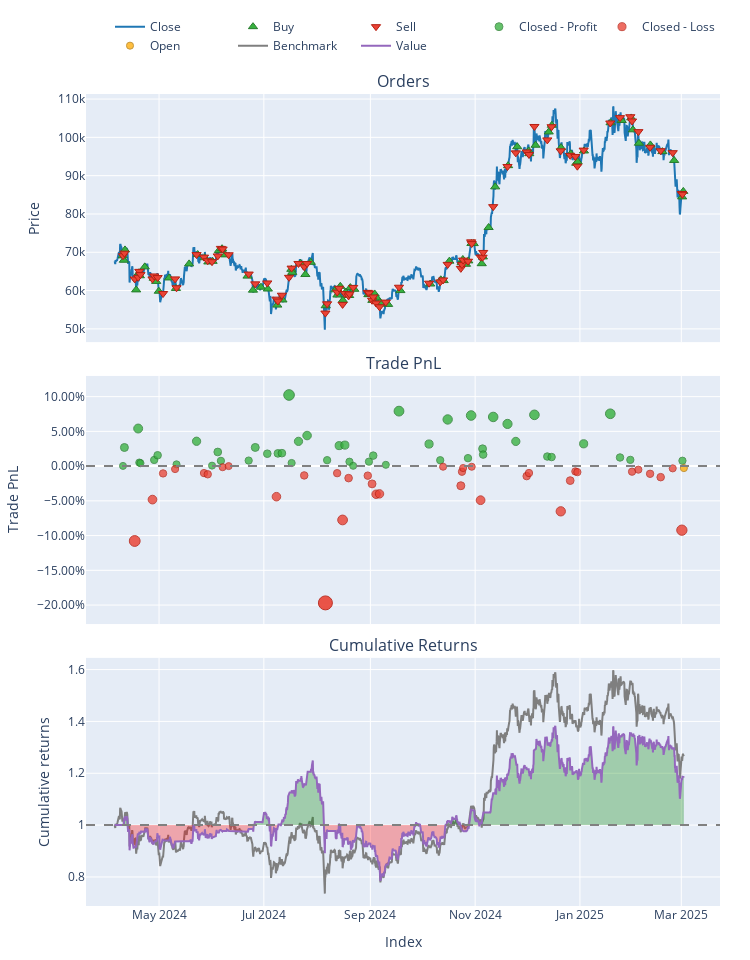

The cell this chart's notebook holds for it:
### Markdown cell above
## Part 3: Backtesting & Performance Evaluation

**Objective:**  
Evaluate how well the trained model performs on unseen data, simulating real trades.

**Tasks:**
- Use walk-forward or expanding splits to mimic “live” conditions  
- Convert model predictions to signals ([-1, 0, +1] or buy/sell/hold)  
- Run a simple backtest script or VectorBT for performance metrics  
- Calculate returns, Sharpe ratio, drawdowns, confusion matrix, etc.  
- Visualize results (equity curve, trades, etc.) to judge strategy viability

### Code cell
import sys
import os
import warnings
from pathlib import Path

# ---------------------------------------------------------------------------
# 1) SET PROJECT ROOT AND UPDATE PATH/WORKING DIRECTORY
# ---------------------------------------------------------------------------
project_root = Path.cwd().parent.parent
sys.path.append(str(project_root))
os.chdir(str(project_root))
warnings.filterwarnings("ignore")

import numpy as np
import pandas as pd
import MetaTrader5 as mt5
import vectorbt as vbt
import tensorflow as tf
from tensorflow.keras.models import load_model
from sklearn.preprocessing import StandardScaler
from sklearn.metrics import mean_squared_error
from tensorflow.keras.optimizers import Adam  # Import Adam optimizer

# Our modules
from data.data_loader import get_data_mt5
from features.feature_engineering import add_all_ta_features
from features.labeling_schemes import calculate_future_returns

###########################################################
# 1) DATA LOADING & FEATURE ENGINEERING
###########################################################
if not mt5.initialize():
    print("Failed to initialize MT5")
else:
    # Fetch 2000 most recent bars for backtesting
    data = get_data_mt5(symbol="BTCUSD", timeframe=mt5.TIMEFRAME_H4, n_bars=2000, start_pos=0)
    mt5.shutdown()

df = add_all_ta_features(data)
df = calculate_future_returns(df).dropna(subset=["future_returns"])
df = df.sort_index()  # Ensure chronological order

# Feature Matrix (X) and Target (y)
X = df.drop(columns=["future_returns"])
y = df["future_returns"]

print(f"Full Dataset Size: {len(X)} bars")

###########################################################
# 2) LOAD BEST LSTM MODEL & PREPARE BACKTESTING
###########################################################
# Load the best trained model (from your training dataset)
best_model = load_model("models/saved_models/best_lstm_fixed.h5")
# Compile if needed (Keras 2.x+ may require re-compilation for further .predict usage)
best_model.compile(optimizer=Adam(learning_rate=0.001), loss="mean_squared_error")

# Hyperparameters
threshold = 0.0005  # Min predicted return for a trade
fees = 0.0002       # 0.02% transaction cost per trade
lookback = 10       # Same lookback window used in training

# Standardize the dataset
scaler = StandardScaler()
X_scaled = scaler.fit_transform(X)

###########################################################
# 3) CREATE SEQUENCES FOR THE FULL DATASET
###########################################################
def create_sequences(X, y, lookback):
    X_seq, y_seq = [], []
    for i in range(lookback, len(X)):
        X_seq.append(X[i-lookback:i])
        y_seq.append(y[i])
    return np.array(X_seq), np.array(y_seq)

X_seq, y_seq = create_sequences(X_scaled, y.values, lookback)

print(f"Total Sequences Created: {len(X_seq)}")

###########################################################
# 4) MAKE PREDICTIONS (NO RETRAINING)
###########################################################
print("\nPredicting on out-of-sample data (No folds, no retraining)...")
preds = best_model.predict(X_seq)
mse = mean_squared_error(y_seq, preds)

###########################################################
# 5) CONVERT PREDICTIONS TO TRADING SIGNALS
###########################################################
signals = np.where(preds > threshold, 1, np.where(preds < -threshold, -1, 0)).flatten()

# Align signals with dataset index
df_test = df.iloc[lookback:].copy()
close_prices = df_test["close"]

# Pad signals if needed
if len(signals) < len(close_prices):
    signals = np.append(signals, [0] * (len(close_prices) - len(signals)))

signals_s = pd.Series(signals, index=close_prices.index)

###########################################################
# 6) RUN FULL BACKTEST USING VECTORBT
###########################################################
print("\nRunning Full Backtest on the Last 2000 Bars...")

pf = vbt.Portfolio.from_signals(
    close_prices,
    entries=signals_s > 0,
    exits=signals_s < 0,
    init_cash=10000,
    freq='4H',
    fees=fees
)

total_return = pf.total_return()
sharpe_ratio = pf.sharpe_ratio()

# Print final results
print(f"\nFull Backtest Results:")
print(f"MSE={mse:.2e}, Return={total_return:.2f}%, Sharpe={sharpe_ratio:.2f}")
print(pf.stats())

# Plot the backtest results
fig = pf.plot()
fig.show()

### Figure 1 — Plotly figure (JSON) as saved in the notebook; plotly's stock layout.template omitted (floating-point values rounded to 4 significant figures; data arrays with more than 128 entries replaced by an {"elided": "..."} marker saying what was removed)
{"data": [{"legendgroup": "0", "line": {"color": "#1f77b4"}, "name": "Close", "showlegend": true, "type": "scatter", "uid": "edd5fdbf-d96c-413f-af7c-45c71549683b", "x": {"elided": "1989 str values"}, "xaxis": "x", "y": {"elided": "1989 float values"}, "yaxis": "y"}, {"customdata": {"elided": "85x3 float values"}, "hovertemplate": "Order Id: %{customdata[0]}<br>Timestamp: %{x}<br>Price: %{y}<br>Size: %{customdata[1]:.6f}<br>Fees: %{customdata[2]:.6f}", "legendgroup": "1", "marker": {"color": "#37B13F", "line": {"color": "rgb(38,123,44)", "width": 1}, "size": 8, "symbol": "triangle-up"}, "mode": "markers", "name": "Buy", "type": "scatter", "uid": "b8a7559a-5bb9-4008-b3f4-2cb8043e202e", "x": ["2024-04-09T20:00:00", "2024-04-10T12:00:00", "2024-04-11T04:00:00", "2024-04-17T16:00:00", "2024-04-19T08:00:00", "2024-04-19T20:00:00", "2024-04-22T16:00:00", "2024-04-27T20:00:00", "2024-04-29T08:00:00", "2024-04-30T20:00:00", "2024-05-06T20:00:00", "2024-05-10T20:00:00", "2024-05-18T12:00:00", "2024-05-23T12:00:00", "2024-05-27T12:00:00", "2024-05-29T16:00:00", "2024-06-01T04:00:00", "2024-06-04T20:00:00", "2024-06-06T16:00:00", "2024-06-08T12:00:00", "2024-06-21T12:00:00", "2024-06-24T16:00:00", "2024-06-29T08:00:00", "2024-07-03T08:00:00", "2024-07-08T20:00:00", "2024-07-10T16:00:00", "2024-07-11T20:00:00", "2024-07-17T00:00:00", "2024-07-17T12:00:00", "2024-07-22T08:00:00", "2024-07-25T04:00:00", "2024-07-28T08:00:00", "2024-08-06T00:00:00", "2024-08-11T16:00:00", "2024-08-12T20:00:00", "2024-08-14T12:00:00", "2024-08-16T00:00:00", "2024-08-17T16:00:00", "2024-08-19T16:00:00", "2024-08-20T08:00:00", "2024-08-22T16:00:00", "2024-08-30T20:00:00", "2024-08-31T16:00:00", "2024-09-02T04:00:00", "2024-09-03T12:00:00", "2024-09-04T20:00:00", "2024-09-06T12:00:00", "2024-09-11T08:00:00", "2024-09-18T12:00:00", "2024-10-05T20:00:00", "2024-10-12T00:00:00", "2024-10-13T16:00:00", "2024-10-17T00:00:00", "2024-10-24T04:00:00", "2024-10-24T20:00:00", "2024-10-26T16:00:00", "2024-10-28T00:00:00", "2024-10-29T20:00:00", "2024-10-31T04:00:00", "2024-11-04T20:00:00", "2024-11-05T12:00:00", "2024-11-08T20:00:00", "2024-11-12T16:00:00", "2024-11-20T04:00:00", "2024-11-25T12:00:00", "2024-12-02T04:00:00", "2024-12-02T12:00:00", "2024-12-06T04:00:00", "2024-12-13T20:00:00", "2024-12-15T16:00:00", "2024-12-21T00:00:00", "2024-12-26T16:00:00", "2024-12-29T20:00:00", "2024-12-30T16:00:00", "2025-01-03T08:00:00", "2025-01-18T20:00:00", "2025-01-25T08:00:00", "2025-01-30T20:00:00", "2025-01-31T20:00:00", "2025-02-04T08:00:00", "2025-02-11T00:00:00", "2025-02-18T00:00:00", "2025-02-24T20:00:00", "2025-03-01T12:00:00", "2025-03-02T04:00:00"], "xaxis": "x", "y": [69050.0, 67920.0, 70620.0, 60180.0, 64660.0, 63870.0, 66190.0, 63230.0, 62390.0, 59840.0, 63290.0, 60560.0, 66970.0, 69400.0, 68570.0, 67470.0, 67640.0, 70450.0, 70930.0, 69320.0, 63780.0, 60110.0, 60880.0, 60400.0, 56220.0, 57690.0, 57540.0, 65540.0, 64740.0, 67090.0, 64210.0, 67370.0, 56040.0, 60200.0, 58840.0, 61110.0, 57470.0, 59620.0, 58710.0, 60780.0, 60340.0, 58940.0, 58960.0, 57440.0, 59120.0, 58060.0, 56860.0, 56390.0, 60000.0, 61720.0, 62810.0, 62610.0, 67690.0, 67310.0, 68120.0, 66870.0, 67750.0, 72300.0, 72260.0, 67020.0, 68790.0, 76470.0, 87070.0, 92620.0, 97550.0, 96470.0, 95730.0, 97950.0, 101400.0, 103200.0, 97310.0, 95700.0, 93240.0, 93620.0, 96450.0, 103800.0, 104400.0, 105100.0, 102000.0, 98470.0, 98030.0, 96270.0, 93970.0, 84460.0, 85890.0], "yaxis": "y"}, {"customdata": {"elided": "84x3 float values"}, "hovertemplate": "Order Id: %{customdata[0]}<br>Timestamp: %{x}<br>Price: %{y}<br>Size: %{customdata[1]:.6f}<br>Fees: %{customdata[2]:.6f}", "legendgroup": "2", "marker": {"color": "#EA4335", "line": {"color": "rgb(181,31,18)", "width": 1}, "size": 8, "symbol": "triangle-down"}, "mode": "markers", "name": "Sell", "type": "scatter", "uid": "5ae3dc0d-baaa-403b-b589-45a2c4891551", "x": ["2024-04-10T00:00:00", "2024-04-10T20:00:00", "2024-04-16T20:00:00", "2024-04-18T20:00:00", "2024-04-19T12:00:00", "2024-04-20T04:00:00", "2024-04-27T04:00:00", "2024-04-28T04:00:00", "2024-04-30T04:00:00", "2024-05-03T08:00:00", "2024-05-10T08:00:00", "2024-05-11T04:00:00", "2024-05-22T20:00:00", "2024-05-27T04:00:00", "2024-05-29T08:00:00", "2024-05-31T20:00:00", "2024-06-04T04:00:00", "2024-06-06T00:00:00", "2024-06-07T00:00:00", "2024-06-10T12:00:00", "2024-06-22T04:00:00", "2024-06-26T00:00:00", "2024-07-03T00:00:00", "2024-07-08T08:00:00", "2024-07-09T04:00:00", "2024-07-11T12:00:00", "2024-07-15T16:00:00", "2024-07-17T04:00:00", "2024-07-21T04:00:00", "2024-07-24T12:00:00", "2024-07-26T04:00:00", "2024-08-05T20:00:00", "2024-08-06T20:00:00", "2024-08-12T16:00:00", "2024-08-13T20:00:00", "2024-08-15T20:00:00", "2024-08-17T04:00:00", "2024-08-19T08:00:00", "2024-08-19T20:00:00", "2024-08-22T00:00:00", "2024-08-30T12:00:00", "2024-08-31T04:00:00", "2024-09-02T00:00:00", "2024-09-02T16:00:00", "2024-09-04T08:00:00", "2024-09-06T08:00:00", "2024-09-10T00:00:00", "2024-09-17T16:00:00", "2024-10-05T04:00:00", "2024-10-11T16:00:00", "2024-10-13T08:00:00", "2024-10-16T00:00:00", "2024-10-23T16:00:00", "2024-10-24T08:00:00", "2024-10-25T00:00:00", "2024-10-27T20:00:00", "2024-10-29T16:00:00", "2024-10-30T00:00:00", "2024-11-04T04:00:00", "2024-11-05T08:00:00", "2024-11-05T16:00:00", "2024-11-11T12:00:00", "2024-11-19T20:00:00", "2024-11-24T16:00:00", "2024-12-01T00:00:00", "2024-12-02T08:00:00", "2024-12-05T12:00:00", "2024-12-13T00:00:00", "2024-12-15T12:00:00", "2024-12-20T20:00:00", "2024-12-26T08:00:00", "2024-12-29T08:00:00", "2024-12-30T12:00:00", "2025-01-03T04:00:00", "2025-01-18T16:00:00", "2025-01-24T08:00:00", "2025-01-30T08:00:00", "2025-01-31T08:00:00", "2025-02-04T00:00:00", "2025-02-10T20:00:00", "2025-02-17T00:00:00", "2025-02-24T00:00:00", "2025-03-01T08:00:00", "2025-03-01T16:00:00"], "xaxis": "x", "y": [69100.0, 69770.0, 63030.0, 63460.0, 65020.0, 64170.0, 63030.0, 63820.0, 63390.0, 59230.0, 63050.0, 60740.0, 69390.0, 68740.0, 67790.0, 67550.0, 69040.0, 71020.0, 70850.0, 69350.0, 64310.0, 61750.0, 61990.0, 57770.0, 57270.0, 58790.0, 63460.0, 65860.0, 67080.0, 66210.0, 67060.0, 54130.0, 56540.0, 59610.0, 60600.0, 56400.0, 59230.0, 58620.0, 59110.0, 60830.0, 59530.0, 59340.0, 57470.0, 58340.0, 56750.0, 55770.0, 56990.0, 60880.0, 61930.0, 62260.0, 62780.0, 66840.0, 65800.0, 66790.0, 67960.0, 67660.0, 72720.0, 72260.0, 68750.0, 68720.0, 69960.0, 81910.0, 92400.0, 95950.0, 96180.0, 95540.0, 102800.0, 99340.0, 102800.0, 96480.0, 95310.0, 95010.0, 92470.0, 96670.0, 103800.0, 105100.0, 105400.0, 104300.0, 101500.0, 97420.0, 96510.0, 96000.0, 85340.0, 85140.0], "yaxis": "y"}, {"customdata": {"elided": "48x4 float values"}, "hovertemplate": "Exit Trade Id: %{customdata[0]}<br>Position Id: %{customdata[1]}<br>Exit Timestamp: %{x}<br>PnL: %{customdata[2]:.6f}<br>Return: %{customdata[3]:.2%}", "legendgroup": "3", "marker": {"color": "#37B13F", "line": {"color": "rgb(38,123,44)", "width": 1}, "opacity": [0.7502, 0.7704, 0.7912, 0.7539, 0.7532, 0.7568, 0.7619, 0.7519, 0.7772, 0.7505, 0.7655, 0.7558, 0.7561, 0.7705, 0.7636, 0.7639, 0.7642, 0.828, 0.7534, 0.7771, 0.7835, 0.7565, 0.7724, 0.773, 0.7548, 0.7503, 0.7549, 0.7615, 0.7514, 0.8103, 0.7742, 0.7564, 0.8011, 0.7587, 0.8055, 0.769, 0.7626, 0.8039, 0.7962, 0.7771, 0.8062, 0.7605, 0.7599, 0.7744, 0.8074, 0.7595, 0.7569, 0.7559], "size": [7.01, 7.952, 8.922, 7.181, 7.15, 7.316, 7.554, 7.089, 8.271, 7.024, 7.722, 7.269, 7.283, 7.956, 7.634, 7.65, 7.662, 10.64, 7.158, 8.266, 8.564, 7.304, 8.047, 8.074, 7.225, 7.014, 7.228, 7.536, 7.065, 9.813, 8.13, 7.3, 9.387, 7.407, 9.589, 7.887, 7.59, 9.515, 9.158, 8.263, 9.624, 7.489, 7.462, 8.141, 9.677, 7.441, 7.32, 7.275], "symbol": "circle"}, "mode": "markers", "name": "Closed - Profit", "type": "scatter", "uid": "55344b81-6104-4155-8c23-320045d4db7b", "x": ["2024-04-10T00:00:00", "2024-04-10T20:00:00", "2024-04-18T20:00:00", "2024-04-19T12:00:00", "2024-04-20T04:00:00", "2024-04-28T04:00:00", "2024-04-30T04:00:00", "2024-05-11T04:00:00", "2024-05-22T20:00:00", "2024-05-31T20:00:00", "2024-06-04T04:00:00", "2024-06-06T00:00:00", "2024-06-22T04:00:00", "2024-06-26T00:00:00", "2024-07-03T00:00:00", "2024-07-09T04:00:00", "2024-07-11T12:00:00", "2024-07-15T16:00:00", "2024-07-17T04:00:00", "2024-07-21T04:00:00", "2024-07-26T04:00:00", "2024-08-06T20:00:00", "2024-08-13T20:00:00", "2024-08-17T04:00:00", "2024-08-19T20:00:00", "2024-08-22T00:00:00", "2024-08-31T04:00:00", "2024-09-02T16:00:00", "2024-09-10T00:00:00", "2024-09-17T16:00:00", "2024-10-05T04:00:00", "2024-10-11T16:00:00", "2024-10-16T00:00:00", "2024-10-27T20:00:00", "2024-10-29T16:00:00", "2024-11-05T08:00:00", "2024-11-05T16:00:00", "2024-11-11T12:00:00", "2024-11-19T20:00:00", "2024-11-24T16:00:00", "2024-12-05T12:00:00", "2024-12-13T00:00:00", "2024-12-15T12:00:00", "2025-01-03T04:00:00", "2025-01-18T16:00:00", "2025-01-24T08:00:00", "2025-01-30T08:00:00", "2025-03-01T16:00:00"], "xaxis": "x2", "y": [0.0002947, 0.0268, 0.05409, 0.005095, 0.004244, 0.008893, 0.01559, 0.002535, 0.03577, 0.0007054, 0.02034, 0.007585, 0.007975, 0.02691, 0.01786, 0.01831, 0.01863, 0.1024, 0.004451, 0.03563, 0.04402, 0.008555, 0.02946, 0.03023, 0.006337, 0.0004056, 0.006432, 0.01509, 0.001854, 0.07913, 0.0318, 0.008459, 0.06715, 0.01147, 0.07283, 0.02495, 0.01661, 0.07076, 0.06071, 0.03554, 0.07381, 0.01379, 0.01302, 0.0321, 0.07532, 0.01242, 0.009013, 0.007742], "yaxis": "y2"}, {"customdata": {"elided": "36x4 float values"}, "hovertemplate": "Exit Trade Id: %{customdata[0]}<br>Position Id: %{customdata[1]}<br>Exit Timestamp: %{x}<br>PnL: %{customdata[2]:.6f}<br>Return: %{customdata[3]:.2%}", "legendgroup": "4", "marker": {"color": "#EA4335", "line": {"color": "rgb(181,31,18)", "width": 1}, "opacity": [0.8321, 0.7867, 0.758, 0.7532, 0.7576, 0.759, 0.7512, 0.75, 0.7835, 0.7602, 0.9, 0.7577, 0.809, 0.7632, 0.7605, 0.7695, 0.7808, 0.7804, 0.7507, 0.7715, 0.7562, 0.7521, 0.7507, 0.7874, 0.761, 0.7576, 0.7996, 0.7659, 0.7558, 0.7566, 0.7561, 0.7539, 0.7584, 0.7621, 0.7525, 0.8202], "size": [10.83, 8.714, 7.373, 7.151, 7.356, 7.418, 7.055, 7, 8.565, 7.476, 14, 7.36, 9.755, 7.614, 7.488, 7.908, 8.439, 8.42, 7.031, 8.005, 7.288, 7.098, 7.032, 8.744, 7.511, 7.354, 9.314, 7.741, 7.272, 7.306, 7.284, 7.181, 7.393, 7.565, 7.115, 10.28], "symbol": "circle"}, "mode": "markers", "name": "Closed - Loss", "type": "scatter", "uid": "0cb50da3-27c2-46a3-a25a-68a6eb8eacc3", "x": ["2024-04-16T20:00:00", "2024-04-27T04:00:00", "2024-05-03T08:00:00", "2024-05-10T08:00:00", "2024-05-27T04:00:00", "2024-05-29T08:00:00", "2024-06-07T00:00:00", "2024-06-10T12:00:00", "2024-07-08T08:00:00", "2024-07-24T12:00:00", "2024-08-05T20:00:00", "2024-08-12T16:00:00", "2024-08-15T20:00:00", "2024-08-19T08:00:00", "2024-08-30T12:00:00", "2024-09-02T00:00:00", "2024-09-04T08:00:00", "2024-09-06T08:00:00", "2024-10-13T08:00:00", "2024-10-23T16:00:00", "2024-10-24T08:00:00", "2024-10-25T00:00:00", "2024-10-30T00:00:00", "2024-11-04T04:00:00", "2024-12-01T00:00:00", "2024-12-02T08:00:00", "2024-12-20T20:00:00", "2024-12-26T08:00:00", "2024-12-29T08:00:00", "2024-12-30T12:00:00", "2025-01-31T08:00:00", "2025-02-04T00:00:00", "2025-02-10T20:00:00", "2025-02-17T00:00:00", "2025-02-24T00:00:00", "2025-03-01T08:00:00"], "xaxis": "x2", "y": [-0.1078, -0.04821, -0.01052, -0.004267, -0.01002, -0.01177, -0.001563, -1.822e-05, -0.04403, -0.0134, -0.1969, -0.01015, -0.07751, -0.01729, -0.01374, -0.02556, -0.04051, -0.03995, -0.0008995, -0.02828, -0.008118, -0.002788, -0.0009263, -0.04906, -0.0144, -0.009967, -0.06509, -0.02087, -0.007665, -0.008626, -0.008004, -0.005097, -0.01106, -0.01591, -0.003242, -0.09221], "yaxis": "y2"}, {"customdata": [[84, 84, -33.79, -0.002848]], "hovertemplate": "Exit Trade Id: %{customdata[0]}<br>Position Id: %{customdata[1]}<br>Exit Timestamp: %{x}<br>PnL: %{customdata[2]:.6f}<br>Return: %{customdata[3]:.2%}", "legendgroup": "5", "marker": {"color": "#FFAA00", "line": {"color": "rgb(178,118,0)", "width": 1}, "opacity": [0.7522], "size": [7.101], "symbol": "circle"}, "mode": "markers", "name": "Open", "type": "scatter", "uid": "5e73979e-7232-493b-8826-6a21d02b4d1b", "x": ["2025-03-02T12:00:00"], "xaxis": "x2", "y": [-0.002848], "yaxis": "y2"}, {"legendgroup": "6", "line": {"color": "#7f7f7f"}, "name": "Benchmark", "showlegend": true, "type": "scatter", "uid": "c9253fe1-703c-4692-a683-6c5d488f08bf", "x": {"elided": "1989 str values"}, "xaxis": "x3", "y": {"elided": "1989 float values"}, "yaxis": "y3"}, {"hoverinfo": "skip", "legendgroup": "7", "line": {"color": "rgba(0, 0, 0, 0)", "width": 0}, "opacity": 0, "showlegend": false, "type": "scatter", "uid": "e25ceec5-9235-44a5-8749-d5d77b47e059", "x": {"elided": "1989 str values"}, "xaxis": "x3", "y": {"elided": "1989 int values"}, "yaxis": "y3"}, {"connectgaps": false, "fill": "tonexty", "fillcolor": "rgba(0, 128, 0, 0.3)", "hoverinfo": "skip", "legendgroup": "7", "line": {"color": "rgba(0, 0, 0, 0)", "width": 0}, "opacity": 0, "showlegend": false, "type": "scatter", "uid": "0c66051e-3c0c-4516-8dba-3083f655ea6a", "x": {"elided": "1989 str values"}, "xaxis": "x3", "y": {"elided": "1989 float values"}, "yaxis": "y3"}, {"hoverinfo": "skip", "legendgroup": "7", "line": {"color": "rgba(0, 0, 0, 0)", "width": 0}, "opacity": 0, "showlegend": false, "type": "scatter", "uid": "85315ef1-9a38-45c7-a706-bb79cff9a83d", "x": {"elided": "1989 str values"}, "xaxis": "x3", "y": {"elided": "1989 int values"}, "yaxis": "y3"}, {"connectgaps": false, "fill": "tonexty", "fillcolor": "rgba(255, 0, 0, 0.3)", "hoverinfo": "skip", "legendgroup": "7", "line": {"color": "rgba(0, 0, 0, 0)", "width": 0}, "opacity": 0, "showlegend": false, "type": "scatter", "uid": "c4703871-8d0e-4e56-90cb-f60724dfdddd", "x": {"elided": "1989 str values"}, "xaxis": "x3", "y": {"elided": "1989 float values"}, "yaxis": "y3"}, {"legendgroup": "8", "line": {"color": "#9467bd"}, "name": "Value", "showlegend": true, "type": "scatter", "uid": "564589c0-4051-420d-a1c5-9f8b7a6beef0", "x": {"elided": "1989 str values"}, "xaxis": "x3", "y": {"elided": "1989 float values"}, "yaxis": "y3"}, {"hoverinfo": "skip", "legendgroup": "7", "line": {"color": "rgba(0, 0, 0, 0)", "width": 0}, "opacity": 0, "showlegend": false, "type": "scatter", "uid": "cbe431c1-f18f-42e1-8606-10862858a8bd", "x": {"elided": "1989 str values"}, "xaxis": "x3", "y": {"elided": "1989 int values"}, "yaxis": "y3"}], "layout": {"annotations": [{"font": {"size": 16}, "showarrow": false, "text": "Orders", "x": 0.5, "xanchor": "center", "xref": "paper", "y": 1, "yanchor": "bottom", "yref": "paper"}, {"font": {"size": 16}, "showarrow": false, "text": "Trade PnL", "x": 0.5, "xanchor": "center", "xref": "paper", "y": 0.6528, "yanchor": "bottom", "yref": "paper"}, {"font": {"size": 16}, "showarrow": false, "text": "Cumulative Returns", "x": 0.5, "xanchor": "center", "xref": "paper", "y": 0.3056, "yanchor": "bottom", "yref": "paper"}], "height": 960, "legend": {"orientation": "h", "traceorder": "normal", "x": 1, "xanchor": "right", "y": 1.042, "yanchor": "bottom"}, "margin": {"b": 30, "l": 30, "r": 30, "t": 30}, "shapes": [{"line": {"color": "gray", "dash": "dash"}, "type": "line", "x0": 0, "x1": 1, "xref": "paper", "y0": 0, "y1": 0, "yref": "y2"}, {"line": {"color": "gray", "dash": "dash"}, "type": "line", "x0": 0, "x1": 1, "xref": "paper", "y0": 1, "y1": 1, "yref": "y3"}], "showlegend": true, "width": 750, "xaxis": {"anchor": "y", "domain": [0, 1], "matches": "x3", "showticklabels": false}, "xaxis2": {"anchor": "y2", "domain": [0, 1], "matches": "x3", "showticklabels": false}, "xaxis3": {"anchor": "y3", "domain": [0, 1], "title": {"text": "Index"}}, "yaxis": {"anchor": "x", "domain": [0.6944, 1], "title": {"text": "Price"}}, "yaxis2": {"anchor": "x2", "domain": [0.3472, 0.6528], "tickformat": ".2%", "title": {"text": "Trade PnL"}}, "yaxis3": {"anchor": "x3", "domain": [0, 0.3056], "title": {"text": "Cumulative returns"}}}}
